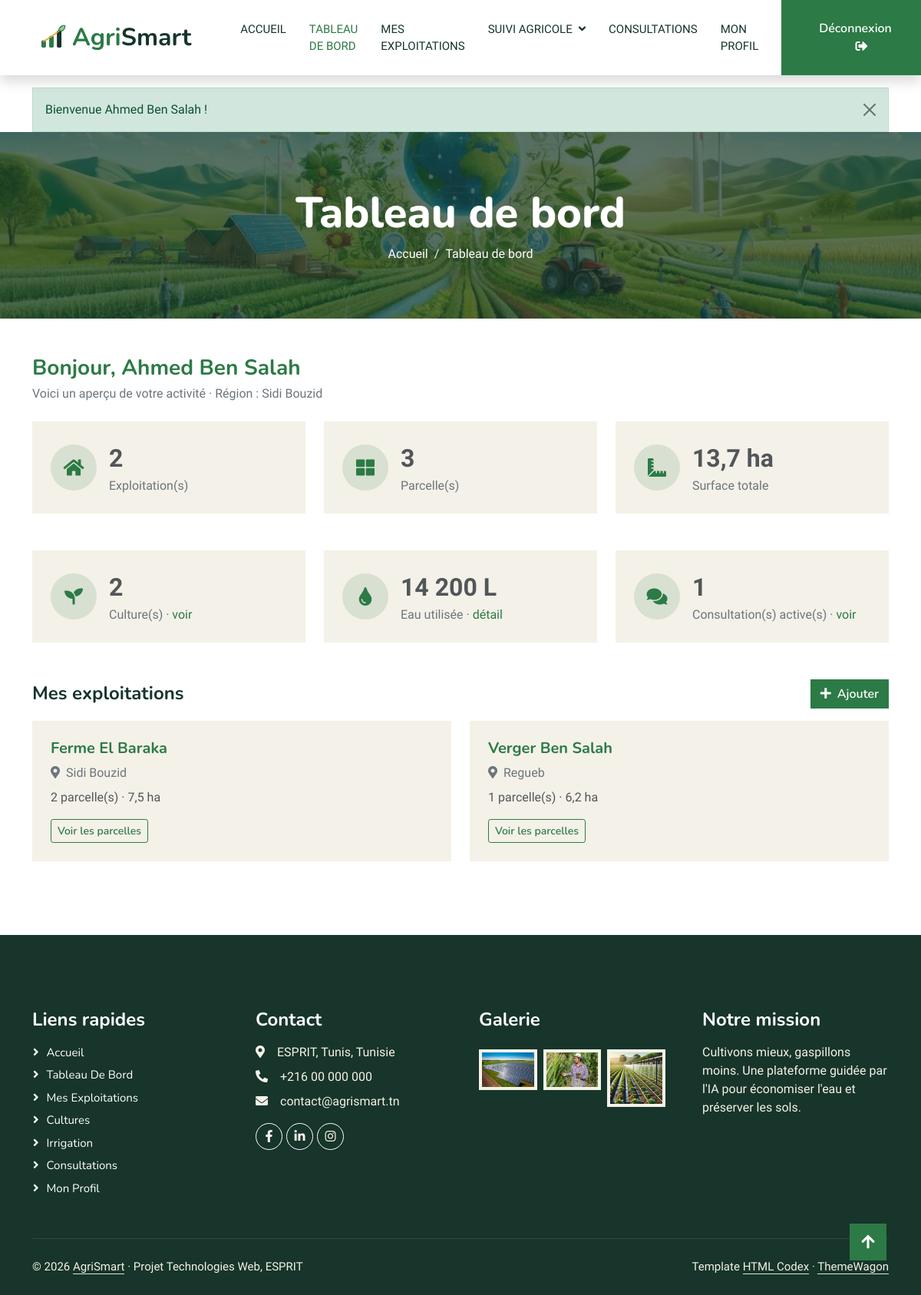
The page /frontoffice/index.php?page=dashboard (signed in) on the database its author committed.
### tables this page shows
CREATE TABLE utilisateur (
    id                 INT AUTO_INCREMENT PRIMARY KEY,
    nom                VARCHAR(100) NOT NULL,
    email              VARCHAR(150) NOT NULL UNIQUE,
    mot_de_passe       VARCHAR(255) NOT NULL,               
    role               ENUM('agriculteur','expert','administrateur') NOT NULL DEFAULT 'agriculteur',
    telephone          VARCHAR(20)  NOT NULL DEFAULT '',
    adresse            VARCHAR(255) NOT NULL DEFAULT '',
    region             VARCHAR(60)  NOT NULL DEFAULT '',
    niveau_acces       TINYINT      NOT NULL DEFAULT 1,     
    specialite         VARCHAR(100) NOT NULL DEFAULT '',    
    experience         INT          NOT NULL DEFAULT 0,     
    disponibilite      TINYINT(1)   NOT NULL DEFAULT 1,     
    actif              TINYINT(1)   NOT NULL DEFAULT 1,     
    derniere_connexion DATETIME NULL,
    created_at         TIMESTAMP DEFAULT CURRENT_TIMESTAMP,
    INDEX idx_role (role)
);

CREATE TABLE exploitation (
    id              INT AUTO_INCREMENT PRIMARY KEY,
    agriculteur_id  INT NOT NULL,
    nom             VARCHAR(100) NOT NULL,
    localisation    VARCHAR(150) NOT NULL,
    created_at      TIMESTAMP DEFAULT CURRENT_TIMESTAMP,
    CONSTRAINT fk_exploitation_user FOREIGN KEY (agriculteur_id) REFERENCES utilisateur(id) ON DELETE CASCADE
);

CREATE TABLE parcelle (
    id               INT AUTO_INCREMENT PRIMARY KEY,
    exploitation_id  INT NOT NULL,
    nom              VARCHAR(100) NOT NULL,
    surface          DECIMAL(8,2) NOT NULL,                  
    type_sol         ENUM('Argileux','Sablonneux','Limoneux','Calcaire') NOT NULL,
    CONSTRAINT fk_parcelle_exploitation FOREIGN KEY (exploitation_id) REFERENCES exploitation(id) ON DELETE CASCADE
);

### frontoffice/views/dashboard.php (the view, shortened to what the rows shown need)
<!DOCTYPE html>
<html lang="fr">
<head>
    <?php require_once __DIR__ . '/includes/head.php'; ?>
</head>
<body>
<?php require_once __DIR__ . '/includes/navbar.php'; ?>
<?php require_once __DIR__ . '/includes/page-header.php'; ?>
<section class="container pb-5">
    <h3 class="text-primary mb-1">Bonjour, <?= e($user->getNom()) ?></h3>
    <p class="text-muted mb-4">Voici un aperçu de votre activité · Région : <?= e($user->getRegion()) ?></p>
    <div class="row g-4 mb-5">
        <div class="col-md-4">
        </div>
        <div class="col-md-4">
        </div>
        <div class="col-md-4">
        </div>
    </div>
    <div class="row g-4 mb-5">
        <div class="col-md-4">
        </div>
        <div class="col-md-4">
        </div>
        <div class="col-md-4">
        </div>
    </div>
    <div class="d-flex justify-content-between align-items-center mb-3">
        <h4 class="mb-0">Mes exploitations</h4>
        <a href="<?= url('exploitation-form') ?>" class="btn btn-primary"><i class="fa fa-plus me-2"></i>Ajouter</a>
    </div>
    <?php if (!$exploitations): ?>
        <div class="alert alert-info">Vous n'avez pas encore d'exploitation. Commencez par en ajouter une.</div>
    <?php else: ?>
        <div class="row g-4">
            <?php foreach ($exploitations as $ex): ?>
                <div class="col-md-6">
                    <div class="bg-light p-4 h-100 d-flex flex-column">
                        <h5 class="text-primary"><?= e($ex->getNom()) ?></h5>
                        <p class="text-muted mb-2"><i class="fa fa-map-marker-alt me-2"></i><?= e($ex->getLocalisation()) ?></p>
                        <p class="mb-3"><?= count($ex->getParcelles()) ?> parcelle(s) · <?= number_format($ex->calculerSurface(), 1, ',', ' ') ?> ha</p>
                        <a href="<?= url('parcelles', ['exploitation' => $ex->getId()]) ?>" class="btn btn-outline-primary btn-sm align-self-start mt-auto">Voir les parcelles</a>
                    </div>
                </div>
            <?php endforeach; ?>
        </div>
    <?php endif; ?>
</section>
</body>
</html>

### rows shown on the page
utilisateur: nom "Ahmed Ben Salah", region "Sidi Bouzid"
exploitation: nom "Ferme El Baraka", localisation "Sidi Bouzid", count($ex->getParcelles()) "2", calculerSurface "7,5"
exploitation: nom "Verger Ben Salah", localisation "Regueb", count($ex->getParcelles()) "1"
parcelle: surface "6,2"

### other values the page prints
$flash['msg'] "Bienvenue Ahmed Ben Salah !"
$pageTitle "Tableau de bord"
count($exploitations) "2"
$nbParcelles "3"
$surface "13,7"
$nbCultures "2"
fmtLitres($eauTotale) "14 200 L"
$nbConsultations "1"
